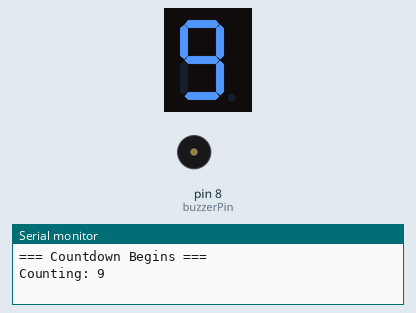
Recording of a sketch running on a simulated Arduino Uno, built with avr-gcc and run on an emulated ATmega328P. Parts: 1-digit seven-segment display, buzzer (waves = sounding), the last lines printed to the serial monitor. Wiring (inferred from the names in the program): 1-digit 7-segment display, segments lit when HIGH: segments pin 2, pin 3, pin 4, pin 5, pin 6, pin 7, pin 9. The segment pins are drawn as the display they are named for.

Above: at 0.3 s.
At 4.3 s:
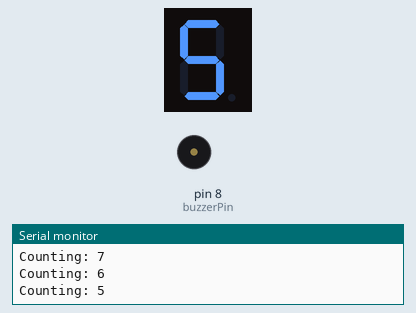
At 9.1 s:
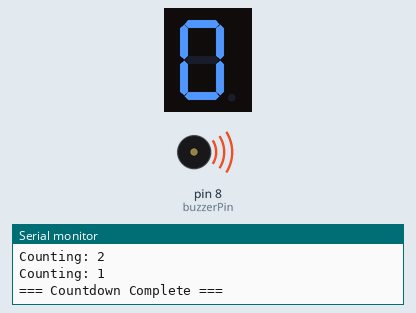
At 10.1 s:
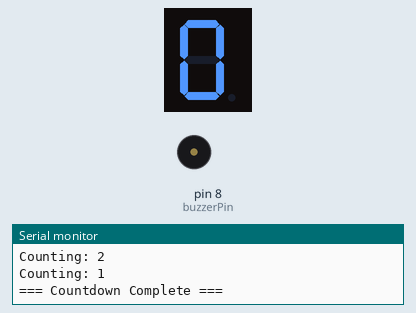
Timing chart, 0 to 11.6 s (numbered marks = the images above):
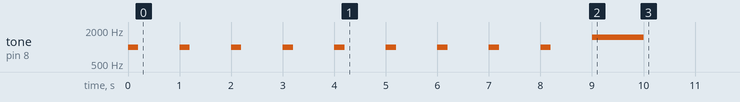

Measured:
- by itself, tone on pin 8 (buzzerPin): plays 1000 Hz for 0.20 s, 1000 Hz for 0.20 s, 1000 Hz for 0.20 s, 1000 Hz for 0.20 s, 1000 Hz for 0.20 s, 1000 Hz for 0.20 s … (10 notes in this stretch)
- what the display in image 1 shows lasts 1.0 s, from 4.0 s to 5.0 s

The sketch:

Assignment2_RichmondAkwasiSikaBonyah.ino
```cpp
int segmentPins[] = { 2, 3, 4, 5, 6, 7, 9 };  // a, b, c, d, e, f, g

// The segment patterns required for the digits  from 0–9
byte digitPattern[10][7] = {
  { 1, 1, 1, 1, 1, 1, 0 },  // 0
  { 0, 1, 1, 0, 0, 0, 0 },  // 1
  { 1, 1, 0, 1, 1, 0, 1 },  // 2
  { 1, 1, 1, 1, 0, 0, 1 },  // 3
  { 0, 1, 1, 0, 0, 1, 1 },  // 4
  { 1, 0, 1, 1, 0, 1, 1 },  // 5
  { 1, 0, 1, 1, 1, 1, 1 },  // 6
  { 1, 1, 1, 0, 0, 0, 0 },  // 7
  { 1, 1, 1, 1, 1, 1, 1 },  // 8
  { 1, 1, 1, 1, 0, 1, 1 }   // 9
};

int buzzerPin = 8;
int numOfSegments = 7;

// The display digits function
void showDigits(int d) {
  if (d < 0 || d > 9)
    return;

  for (int n = 0; n < numOfSegments; n++) {
    digitalWrite(segmentPins[n], digitPattern[d][n]);
  }
}

void setup() {
  Serial.begin(9600);

  pinMode(buzzerPin, OUTPUT);

  for (int n = 0; n < numOfSegments; n++) {
    pinMode(segmentPins[n], OUTPUT);
  }

  Serial.println();
  Serial.println("=== Countdown Begins ===");

  int totalCount = 9;

  while (totalCount >= 1) {
    Serial.print("Counting: ");
    Serial.println(totalCount);

    showDigits(totalCount);
    tone(buzzerPin, 1000, 200);

    delay(1000);
    totalCount = totalCount - 1 ;
  }

  showDigits(0);
  tone(buzzerPin, 1500, 1000);

  Serial.println("=== Countdown Complete ===");
}

void loop() {
  //empty
  //RichieSika
}
```
